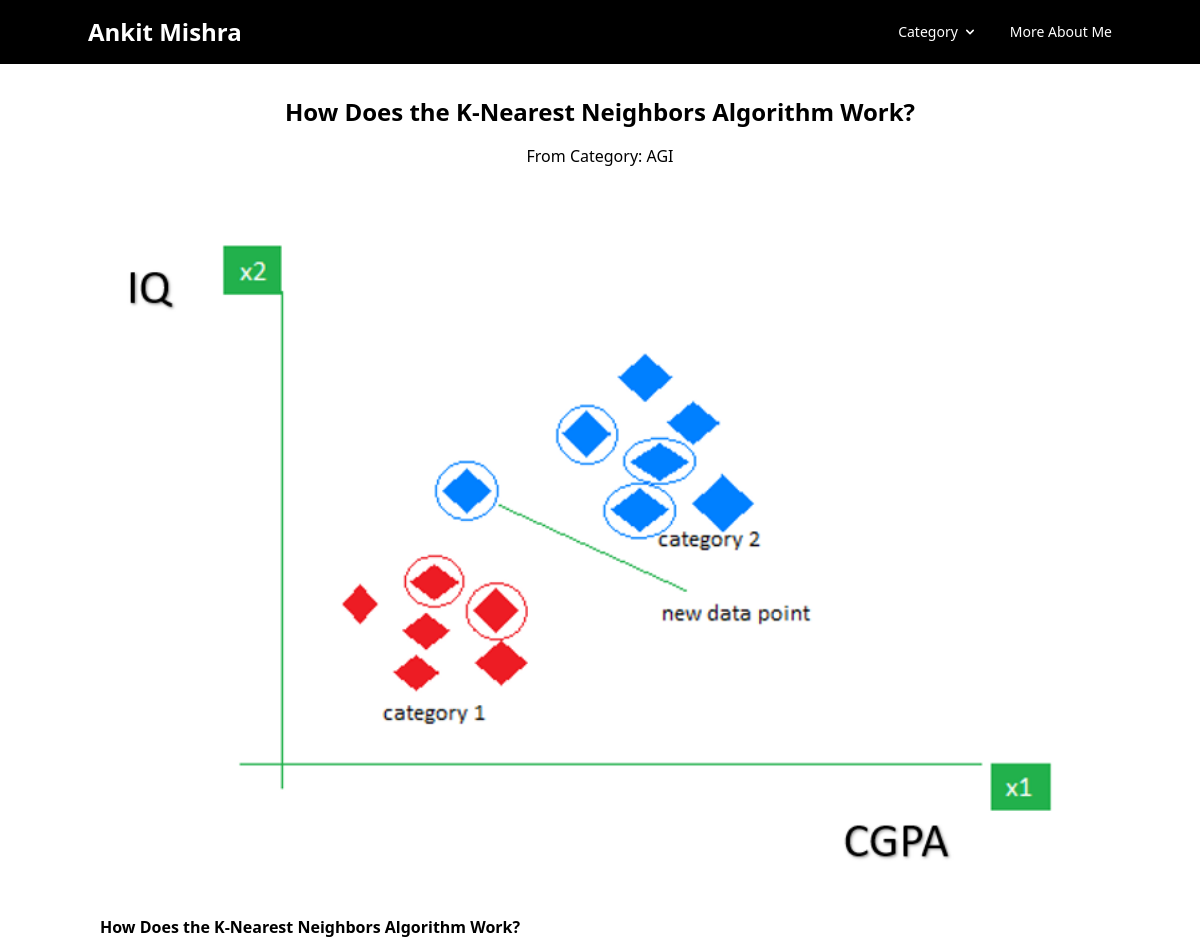
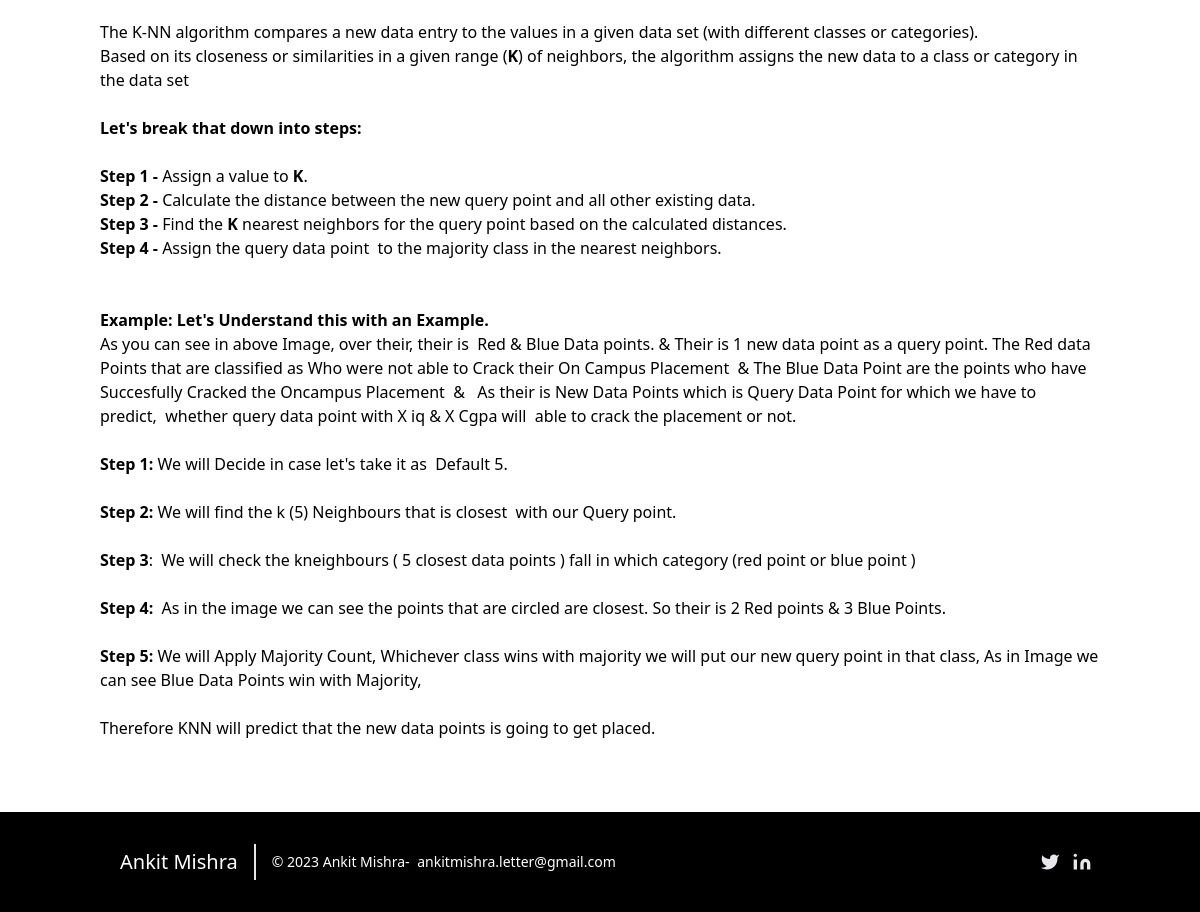
Screenshot of /insider/working-of-knn with the database file from the repository (2 pictures, top to bottom).
### blog/models.py (models this page shows, shortened)
class Post(models.Model):
    post_id = models.AutoField(primary_key=True)
    title=models.CharField(max_length=200)
    content = HTMLField()
    url = models.CharField(max_length=100)
    cat = models.ForeignKey(Category,on_delete=models.CASCADE)
    image= models.ImageField(upload_to='post/')
    def __str__(self):
        return self.title

class Category(models.Model):
    cat_id = models.AutoField(primary_key=True)
    title = models.CharField(max_length=100)
    description = models.TextField()
    url = models.CharField(max_length=100)
    image = models.ImageField(upload_to='category/')
    add_date = models.DateTimeField(auto_now_add=True,null=True)

### blog/views.py (the view)
# urls.py: path('insider/<slug:url>',post),
def post(request,url):
    post=Post.objects.get(url=url)
    cats = Category.objects.all()
    print(post)
    readmore = {
        "readmore":post,
        "cats":cats
    }
    return render(request,'post.html',readmore)

### template/post.html (shortened to what this page needs)
{%extends 'base.html' %}
{%block content%}
<div class="container-custom mt-8 flex justify-center">
  <div class="w-full sm:w-12/12 md:w-10/12">
    <h2 class="mb-4 text-2xl font-semibold text-center">{{ readmore.title }}</h2>
    <p class="text-center">From Category: {{ readmore.cat.title }}</p> <br>
    <div class="img-container">
      <img src="/media/{{ readmore.image }}" class="w-full h-auto max-h-250 object-cover max-w-full" alt="">
    </div>
    <br>
    <p class="text-center">{{ readmore.content|safe }}</p>
  </div>
</div>
<br>
{%endblock%}

### rows the page displays
Post: title "How Does the K-Nearest Neighbors Algorithm Work?", cat "AGI", image (picture), content "How Does the K-Nearest Neighbors Algorithm Work? The K-NN algorithm compares a new data entry to the values in a given data set (with different classes or categories). Based on its closeness or similarities in a given range ( K ) of neighbors, the algorithm assigns the new data to a class or category in the data set Let's break that down into steps: Step 1 - Assign a value to K . Step 2 - Calculate the distance between the new query point and all other existing data. Step 3 - Find the K nearest neighbors for the query point based on the calculated distances. Step 4 - Assign the query data point to the majority class in the nearest neighbors. Example: Let's Understand this with an Example.…"
